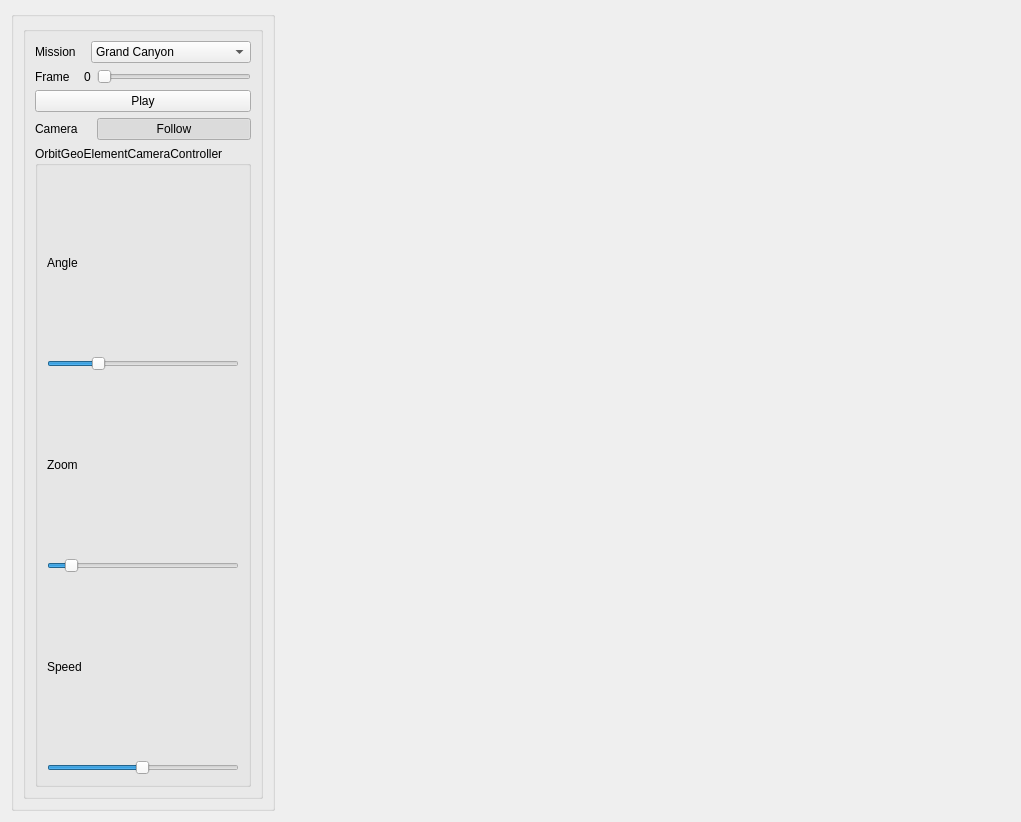
<?xml version="1.0" encoding="UTF-8"?>
<ui version="4.0">
 <class>ArcGIS_Window</class>
 <widget class="QWidget" name="ArcGIS_Window">
  <property name="geometry">
   <rect>
    <x>0</x>
    <y>0</y>
    <width>1021</width>
    <height>822</height>
   </rect>
  </property>
  <property name="windowTitle">
   <string>Form</string>
  </property>
  <layout class="QHBoxLayout" name="horizontalLayout" stretch="1,4">
   <item>
    <widget class="QGroupBox" name="groupBox">
     <property name="title">
      <string/>
     </property>
     <layout class="QVBoxLayout" name="verticalLayout_2">
      <item>
       <widget class="QGroupBox" name="groupBox_6">
        <property name="title">
         <string/>
        </property>
        <layout class="QGridLayout" name="gridLayout_16">
         <item row="1" column="3">
          <widget class="QSlider" name="slider_frame">
           <property name="maximum">
            <number>100000</number>
           </property>
           <property name="orientation">
            <enum>Qt::Orientation::Horizontal</enum>
           </property>
          </widget>
         </item>
         <item row="1" column="0">
          <widget class="QLabel" name="label_7">
           <property name="text">
            <string>Frame</string>
           </property>
          </widget>
         </item>
         <item row="3" column="0">
          <widget class="QLabel" name="label_8">
           <property name="text">
            <string>Camera</string>
           </property>
          </widget>
         </item>
         <item row="0" column="2" colspan="2">
          <widget class="QComboBox" name="mission_select">
           <item>
            <property name="text">
             <string>Grand Canyon</string>
            </property>
           </item>
           <item>
            <property name="text">
             <string>Hawaii</string>
            </property>
           </item>
           <item>
            <property name="text">
             <string>Pyrenees</string>
            </property>
           </item>
           <item>
            <property name="text">
             <string>Snowdon</string>
            </property>
           </item>
          </widget>
         </item>
         <item row="1" column="1" colspan="2">
          <widget class="QLabel" name="value_frame">
           <property name="text">
            <string>0</string>
           </property>
          </widget>
         </item>
         <item row="4" column="0" colspan="4">
          <widget class="QGroupBox" name="groupBox_4">
           <property name="title">
            <string>OrbitGeoElementCameraController</string>
           </property>
           <layout class="QVBoxLayout" name="verticalLayout">
            <item>
             <widget class="QLabel" name="label_10">
              <property name="text">
               <string>Angle</string>
              </property>
             </widget>
            </item>
            <item>
             <widget class="QSlider" name="slider_angle">
              <property name="maximum">
               <number>180</number>
              </property>
              <property name="value">
               <number>45</number>
              </property>
              <property name="orientation">
               <enum>Qt::Orientation::Horizontal</enum>
              </property>
             </widget>
            </item>
            <item>
             <widget class="QLabel" name="label_9">
              <property name="text">
               <string>Zoom</string>
              </property>
             </widget>
            </item>
            <item>
             <widget class="QSlider" name="slider_zoom">
              <property name="minimum">
               <number>10</number>
              </property>
              <property name="maximum">
               <number>5000</number>
              </property>
              <property name="value">
               <number>500</number>
              </property>
              <property name="orientation">
               <enum>Qt::Orientation::Horizontal</enum>
              </property>
             </widget>
            </item>
            <item>
             <widget class="QLabel" name="label_11">
              <property name="text">
               <string>Speed</string>
              </property>
             </widget>
            </item>
            <item>
             <widget class="QSlider" name="slider_speed">
              <property name="minimum">
               <number>1</number>
              </property>
              <property name="maximum">
               <number>100</number>
              </property>
              <property name="value">
               <number>50</number>
              </property>
              <property name="orientation">
               <enum>Qt::Orientation::Horizontal</enum>
              </property>
             </widget>
            </item>
           </layout>
          </widget>
         </item>
         <item row="3" column="3">
          <widget class="QPushButton" name="camera_follow">
           <property name="text">
            <string>Follow</string>
           </property>
           <property name="checkable">
            <bool>true</bool>
           </property>
           <property name="checked">
            <bool>true</bool>
           </property>
          </widget>
         </item>
         <item row="2" column="0" colspan="4">
          <widget class="QPushButton" name="button_play">
           <property name="text">
            <string>Play</string>
           </property>
           <property name="checkable">
            <bool>true</bool>
           </property>
          </widget>
         </item>
         <item row="0" column="0" colspan="2">
          <widget class="QLabel" name="label_5">
           <property name="text">
            <string>Mission</string>
           </property>
          </widget>
         </item>
        </layout>
       </widget>
      </item>
     </layout>
    </widget>
   </item>
   <item>
    <widget class="Animate_Symbol" name="widget_9" native="true"/>
   </item>
  </layout>
 </widget>
 <customwidgets>
  <customwidget>
   <class>Animate_Symbol</class>
   <extends>QWidget</extends>
   <header location="global">Demo/Animate_Symbol.hpp</header>
   <container>1</container>
  </customwidget>
 </customwidgets>
 <resources/>
 <connections/>
</ui>
